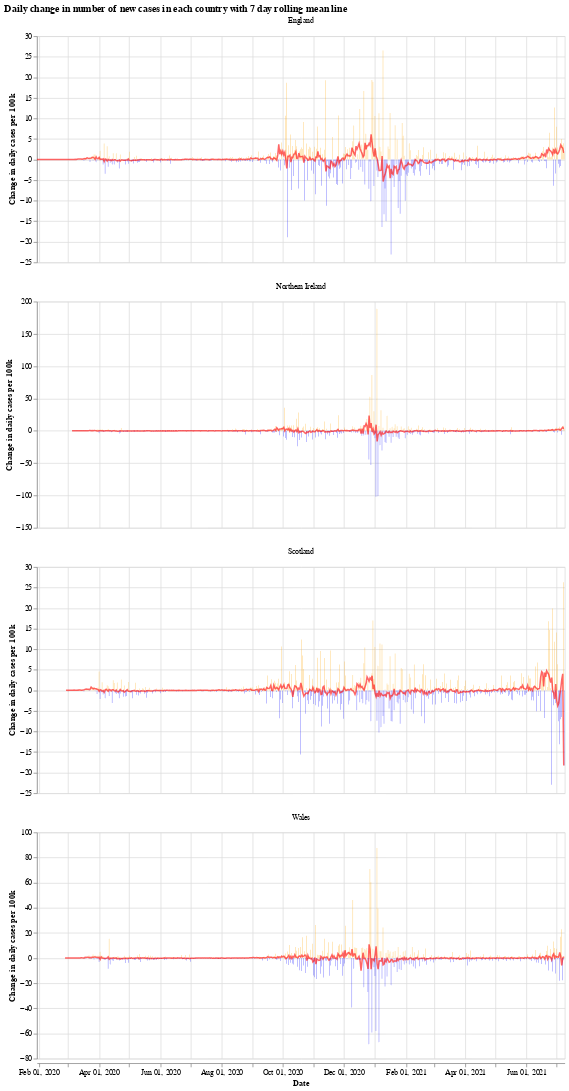

This figure's notebook cell:
### Markdown cell above
We will use the Python library `Altair` for visualising the data, see the [altair docs](https://altair-viz.github.io/) for more information.

First we have a graph which shows the daily change in the number of new cases for each country. This number jumps up and down all over the place, which is likely due to delay in reporting of new cases over the weekend. Another interesting thing is that it looks like the daily cases in Wales experienced a much shorter period of calm over the summer (calm in the sense of daily cases not jumping up and down).

The orange bars are days when the number of new cases (per 100k population) was more than the previous day, while the blue are days when the number of new cases dropped. The red line is the 7 day moving average. 

When the moving average line is below 0, it means that there is a consistent drop in new cases. We can see this clearly happening around the times that lockdowns were introduced (though, to varying degrees). I will update the graphs soon with a marker of when each lockdown started.

### Code cell
# collapse
import altair as alt

bars = alt.Chart(uk_cases).mark_bar().encode(
    x=alt.X("yearmonthdate(date):T", axis=alt.Axis(title='Date')),
    y=alt.Y("casesChangeRate:Q", axis=alt.Axis(title='Change in daily cases per 100k')),
    tooltip='casesChange',
    color=alt.condition(
        alt.datum.casesChangeRate > 0,
        alt.value("orange"),  # The positive color
        alt.value("blue")  # The negative color
    )
).properties(title='Daily change in number of new cases with 7 day rolling mean',width=700).interactive()

line = alt.Chart(uk_cases).mark_line(
    color='red',
    size=2,
    opacity=0.6
).transform_window(
    rolling_mean='mean(casesChangeRate)',
    frame=[0, 7],
    groupby=['areaName']
).encode(
    x='yearmonthdate(date):T',
    y='rolling_mean:Q'
)

alt.layer(bars, line, data=uk_cases).facet(alt.Column(
    'areaName', title=''), columns=1).resolve_scale(y='independent').properties(title='Daily change in number of new cases in each country with 7 day rolling mean line')

### Figure 1 — Vega-Lite specification as saved in the notebook (floating-point values rounded to 4 significant figures; data arrays with more than 128 entries replaced by an {"elided": "..."} marker saying what was removed)
{"config": {"view": {"continuousWidth": 400, "continuousHeight": 300}}, "data": {"name": "data-bddd04660f6fdf5c0958ca20aa114264"}, "facet": {"type": "nominal", "field": "areaName", "title": ""}, "spec": {"layer": [{"mark": "bar", "encoding": {"color": {"condition": {"value": "orange", "test": "(datum.casesChangeRate > 0)"}, "value": "blue"}, "tooltip": {"type": "quantitative", "field": "casesChange"}, "x": {"type": "temporal", "axis": {"title": "Date"}, "field": "date", "timeUnit": "yearmonthdate"}, "y": {"type": "quantitative", "axis": {"title": "Change in daily cases per 100k"}, "field": "casesChangeRate"}}, "selection": {"selector001": {"type": "interval", "bind": "scales", "encodings": ["x", "y"]}}, "title": "Daily change in number of new cases with 7 day rolling mean", "width": 700}, {"mark": {"type": "line", "color": "red", "opacity": 0.6, "size": 2}, "encoding": {"x": {"type": "temporal", "field": "date", "timeUnit": "yearmonthdate"}, "y": {"type": "quantitative", "field": "rolling_mean"}}, "transform": [{"window": [{"op": "mean", "field": "casesChangeRate", "as": "rolling_mean"}], "frame": [0, 7], "groupby": ["areaName"]}]}]}, "columns": 1, "resolve": {"scale": {"y": "independent"}}, "title": "Daily change in number of new cases in each country with 7 day rolling mean line", "$schema": "https://vega.github.io/schema/vega-lite/v4.8.1.json", "datasets": {"data-bddd04660f6fdf5c0958ca20aa114264": {"elided": "2012 records"}}}
